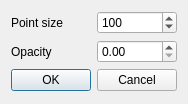
<?xml version="1.0" encoding="UTF-8"?>
<ui version="4.0">
 <class>Dialog</class>
 <widget class="QDialog" name="Dialog">
  <property name="windowModality">
   <enum>Qt::NonModal</enum>
  </property>
  <property name="geometry">
   <rect>
    <x>0</x>
    <y>0</y>
    <width>186</width>
    <height>104</height>
   </rect>
  </property>
  <property name="mouseTracking">
   <bool>false</bool>
  </property>
  <property name="windowTitle">
   <string>Options</string>
  </property>
  <property name="sizeGripEnabled">
   <bool>false</bool>
  </property>
  <layout class="QVBoxLayout" name="verticalLayout">
   <item>
    <layout class="QHBoxLayout" name="horizontalLayout">
     <item>
      <widget class="QLabel" name="label_2">
       <property name="text">
        <string>Point size</string>
       </property>
      </widget>
     </item>
     <item>
      <widget class="QSpinBox" name="prethresholdspinBox">
       <property name="maximum">
        <number>255</number>
       </property>
       <property name="value">
        <number>100</number>
       </property>
      </widget>
     </item>
    </layout>
   </item>
   <item>
    <layout class="QHBoxLayout" name="horizontalLayout_2">
     <item>
      <widget class="QLabel" name="label_3">
       <property name="text">
        <string>Opacity</string>
       </property>
      </widget>
     </item>
     <item>
      <widget class="QDoubleSpinBox" name="doubleSpinBox"/>
     </item>
    </layout>
   </item>
   <item>
    <widget class="QDialogButtonBox" name="buttonBox">
     <property name="orientation">
      <enum>Qt::Horizontal</enum>
     </property>
     <property name="standardButtons">
      <set>QDialogButtonBox::Cancel|QDialogButtonBox::Ok</set>
     </property>
    </widget>
   </item>
  </layout>
 </widget>
 <resources/>
 <connections>
  <connection>
   <sender>buttonBox</sender>
   <signal>accepted()</signal>
   <receiver>Dialog</receiver>
   <slot>accept()</slot>
   <hints>
    <hint type="sourcelabel">
     <x>248</x>
     <y>254</y>
    </hint>
    <hint type="destinationlabel">
     <x>157</x>
     <y>274</y>
    </hint>
   </hints>
  </connection>
  <connection>
   <sender>buttonBox</sender>
   <signal>rejected()</signal>
   <receiver>Dialog</receiver>
   <slot>reject()</slot>
   <hints>
    <hint type="sourcelabel">
     <x>316</x>
     <y>260</y>
    </hint>
    <hint type="destinationlabel">
     <x>286</x>
     <y>274</y>
    </hint>
   </hints>
  </connection>
 </connections>
</ui>
